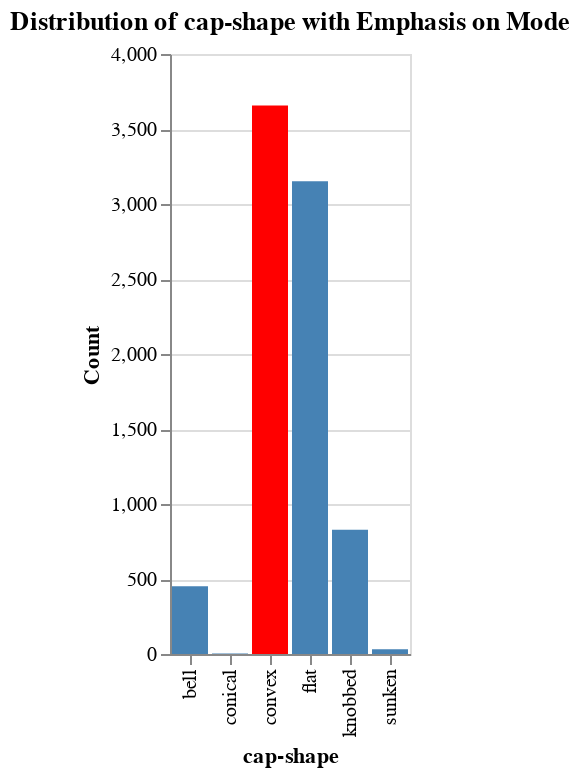
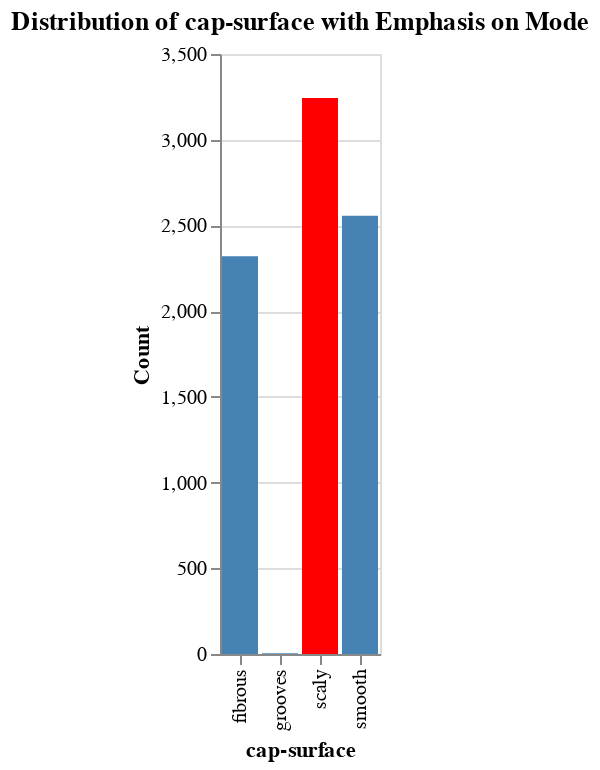
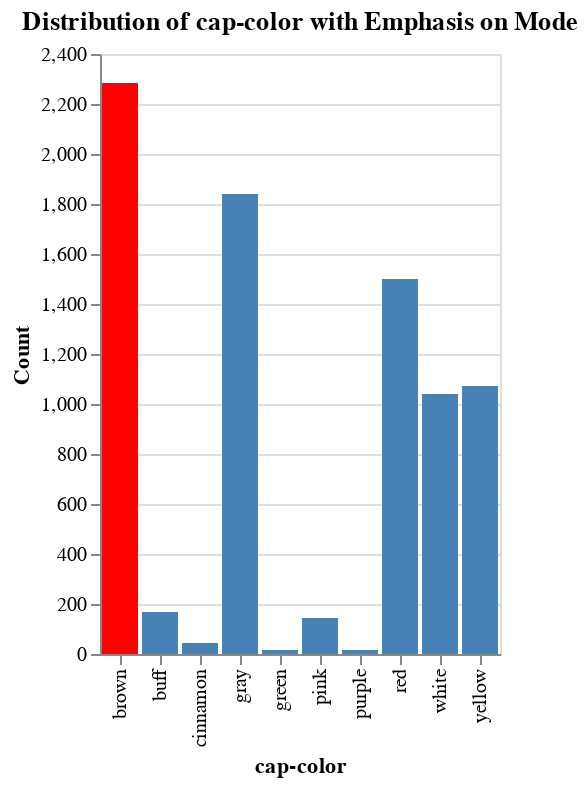
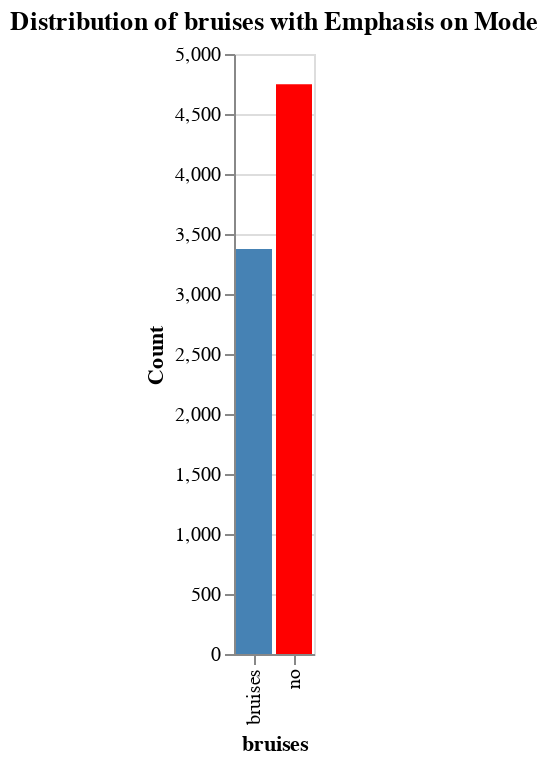

Notebook code cell kept with these figures, in order:
### Markdown cell above
#### First, each feature will be analysed by itself.

### Code cell
# Individual Feature Visualization:
# This snippet creates and displays bar charts for each feature in the DataFrame.
# It visualizes the distribution of each individual feature using the count of each category in the feature.

# Loop over each non-target feature column in the DataFrame.
for c in [col for col in df.columns if col != 'class']:
    # Find the mode of the current feature.
    mode = df[c].mode()[0]

    # Define a condition for coloring the bars. Bars representing the mode will be colored differently.
    color_condition = alt.condition(
        alt.datum[c] == mode, 
        alt.value('red'),  # Highlight color (change as needed).
        alt.value('steelblue')  # Base color.
    )

    # Define the chart.
    chart = alt.Chart(df).mark_bar().encode(
        x=alt.X(f'{c}:N', title=c),
        y=alt.Y('count()', title='Count'),
        color=color_condition  # Apply the color condition.
    ).properties(
        title=f'Distribution of {c} with Emphasis on Mode'
    )

    # Display the chart.
    chart.display()

### Figure 1 — Vega specification as saved in the notebook (floating-point values rounded to 4 significant figures)
{"$schema": "https://vega.github.io/schema/vega/v5.json", "data": [{"name": "source_0", "values": [{"__count": 3656, "cap-shape": "convex"}, {"__count": 452, "cap-shape": "bell"}, {"__count": 32, "cap-shape": "sunken"}, {"__count": 3152, "cap-shape": "flat"}, {"__count": 828, "cap-shape": "knobbed"}, {"__count": 4, "cap-shape": "conical"}]}, {"name": "source_0_x_domain_cap-shape", "values": [{"cap-shape": "convex"}, {"cap-shape": "bell"}, {"cap-shape": "sunken"}, {"cap-shape": "flat"}, {"cap-shape": "knobbed"}, {"cap-shape": "conical"}]}, {"name": "source_0_y_domain___count", "values": [{"min": 4, "max": 3656}]}], "signals": [{"name": "x_step", "value": 20}, {"name": "width", "update": "bandspace(domain('x').length, 0.1, 0.05) * x_step"}], "marks": [{"type": "rect", "name": "marks", "from": {"data": "source_0"}, "encode": {"update": {"fill": [{"value": "red", "test": "(datum['cap-shape'] === 'convex')"}, {"value": "steelblue"}], "description": {"signal": "\"cap-shape: \" + (isValid(datum[\"cap-shape\"]) ? datum[\"cap-shape\"] : \"\"+datum[\"cap-shape\"]) + \"; Count: \" + (format(datum[\"__count\"], \"\"))"}, "ariaRoleDescription": {"value": "bar"}, "y": {"field": "__count", "scale": "y"}, "y2": {"value": 0, "scale": "y"}, "x": {"field": "cap-shape", "scale": "x"}, "width": {"signal": "max(0.25, bandwidth('x'))"}}}, "style": ["bar"]}], "scales": [{"name": "x", "type": "band", "domain": {"data": "source_0_x_domain_cap-shape", "field": "cap-shape", "sort": true}, "range": {"step": {"signal": "x_step"}}, "paddingOuter": 0.05, "paddingInner": 0.1}, {"name": "y", "type": "linear", "domain": [{"signal": "(data(\"source_0_y_domain___count\")[0] || {}).min"}, {"signal": "(data(\"source_0_y_domain___count\")[0] || {}).max"}], "range": [{"signal": "height"}, 0], "zero": true, "nice": true}], "axes": [{"scale": "y", "aria": false, "labels": false, "tickCount": {"signal": "ceil(height/40)"}, "orient": "left", "ticks": false, "zindex": 0, "gridScale": "x", "maxExtent": 0, "grid": true, "domain": false, "minExtent": 0}, {"scale": "x", "zindex": 0, "labelAlign": "right", "labelAngle": 270, "labelBaseline": "middle", "orient": "bottom", "title": "cap-shape", "grid": false}, {"scale": "y", "orient": "left", "title": "Count", "grid": false, "zindex": 0, "labelOverlap": true, "tickCount": {"signal": "ceil(height/40)"}}], "title": {"text": "Distribution of cap-shape with Emphasis on Mode", "frame": "group"}, "background": "white", "padding": 5, "style": "cell", "height": 300}

### Figure 2 — Vega specification as saved in the notebook (floating-point values rounded to 4 significant figures)
{"$schema": "https://vega.github.io/schema/vega/v5.json", "data": [{"name": "source_0", "values": [{"__count": 2556, "cap-surface": "smooth"}, {"__count": 3244, "cap-surface": "scaly"}, {"__count": 2320, "cap-surface": "fibrous"}, {"__count": 4, "cap-surface": "grooves"}]}, {"name": "source_0_x_domain_cap-surface", "values": [{"cap-surface": "smooth"}, {"cap-surface": "scaly"}, {"cap-surface": "fibrous"}, {"cap-surface": "grooves"}]}, {"name": "source_0_y_domain___count", "values": [{"min": 4, "max": 3244}]}], "signals": [{"name": "x_step", "value": 20}, {"name": "width", "update": "bandspace(domain('x').length, 0.1, 0.05) * x_step"}], "marks": [{"type": "rect", "name": "marks", "from": {"data": "source_0"}, "encode": {"update": {"description": {"signal": "\"cap-surface: \" + (isValid(datum[\"cap-surface\"]) ? datum[\"cap-surface\"] : \"\"+datum[\"cap-surface\"]) + \"; Count: \" + (format(datum[\"__count\"], \"\"))"}, "width": {"signal": "max(0.25, bandwidth('x'))"}, "ariaRoleDescription": {"value": "bar"}, "fill": [{"value": "red", "test": "(datum['cap-surface'] === 'scaly')"}, {"value": "steelblue"}], "x": {"field": "cap-surface", "scale": "x"}, "y": {"field": "__count", "scale": "y"}, "y2": {"value": 0, "scale": "y"}}}, "style": ["bar"]}], "scales": [{"name": "x", "type": "band", "domain": {"data": "source_0_x_domain_cap-surface", "field": "cap-surface", "sort": true}, "range": {"step": {"signal": "x_step"}}, "paddingInner": 0.1, "paddingOuter": 0.05}, {"name": "y", "type": "linear", "domain": [{"signal": "(data(\"source_0_y_domain___count\")[0] || {}).min"}, {"signal": "(data(\"source_0_y_domain___count\")[0] || {}).max"}], "range": [{"signal": "height"}, 0], "nice": true, "zero": true}], "axes": [{"scale": "y", "zindex": 0, "gridScale": "x", "domain": false, "minExtent": 0, "aria": false, "grid": true, "ticks": false, "orient": "left", "tickCount": {"signal": "ceil(height/40)"}, "labels": false, "maxExtent": 0}, {"scale": "x", "title": "cap-surface", "labelBaseline": "middle", "labelAngle": 270, "grid": false, "labelAlign": "right", "zindex": 0, "orient": "bottom"}, {"scale": "y", "orient": "left", "tickCount": {"signal": "ceil(height/40)"}, "labelOverlap": true, "title": "Count", "zindex": 0, "grid": false}], "title": {"text": "Distribution of cap-surface with Emphasis on Mode", "frame": "group"}, "style": "cell", "height": 300, "padding": 5, "background": "white"}

### Figure 3 — Vega specification as saved in the notebook (floating-point values rounded to 4 significant figures)
{"$schema": "https://vega.github.io/schema/vega/v5.json", "data": [{"name": "source_0", "values": [{"__count": 2284, "cap-color": "brown"}, {"__count": 1072, "cap-color": "yellow"}, {"__count": 1040, "cap-color": "white"}, {"__count": 1840, "cap-color": "gray"}, {"__count": 1500, "cap-color": "red"}, {"__count": 144, "cap-color": "pink"}, {"__count": 168, "cap-color": "buff"}, {"__count": 16, "cap-color": "purple"}, {"__count": 44, "cap-color": "cinnamon"}, {"__count": 16, "cap-color": "green"}]}, {"name": "source_0_x_domain_cap-color", "values": [{"cap-color": "brown"}, {"cap-color": "yellow"}, {"cap-color": "white"}, {"cap-color": "gray"}, {"cap-color": "red"}, {"cap-color": "pink"}, {"cap-color": "buff"}, {"cap-color": "purple"}, {"cap-color": "cinnamon"}, {"cap-color": "green"}]}, {"name": "source_0_y_domain___count", "values": [{"min": 16, "max": 2284}]}], "signals": [{"name": "x_step", "value": 20}, {"name": "width", "update": "bandspace(domain('x').length, 0.1, 0.05) * x_step"}], "marks": [{"type": "rect", "name": "marks", "from": {"data": "source_0"}, "encode": {"update": {"width": {"signal": "max(0.25, bandwidth('x'))"}, "y2": {"value": 0, "scale": "y"}, "x": {"field": "cap-color", "scale": "x"}, "fill": [{"value": "red", "test": "(datum['cap-color'] === 'brown')"}, {"value": "steelblue"}], "ariaRoleDescription": {"value": "bar"}, "description": {"signal": "\"cap-color: \" + (isValid(datum[\"cap-color\"]) ? datum[\"cap-color\"] : \"\"+datum[\"cap-color\"]) + \"; Count: \" + (format(datum[\"__count\"], \"\"))"}, "y": {"field": "__count", "scale": "y"}}}, "style": ["bar"]}], "scales": [{"name": "x", "type": "band", "domain": {"data": "source_0_x_domain_cap-color", "field": "cap-color", "sort": true}, "range": {"step": {"signal": "x_step"}}, "paddingInner": 0.1, "paddingOuter": 0.05}, {"name": "y", "type": "linear", "domain": [{"signal": "(data(\"source_0_y_domain___count\")[0] || {}).min"}, {"signal": "(data(\"source_0_y_domain___count\")[0] || {}).max"}], "range": [{"signal": "height"}, 0], "nice": true, "zero": true}], "axes": [{"scale": "y", "domain": false, "grid": true, "aria": false, "ticks": false, "labels": false, "maxExtent": 0, "minExtent": 0, "zindex": 0, "gridScale": "x", "tickCount": {"signal": "ceil(height/40)"}, "orient": "left"}, {"scale": "x", "zindex": 0, "labelAngle": 270, "grid": false, "title": "cap-color", "orient": "bottom", "labelAlign": "right", "labelBaseline": "middle"}, {"scale": "y", "title": "Count", "tickCount": {"signal": "ceil(height/40)"}, "grid": false, "zindex": 0, "orient": "left", "labelOverlap": true}], "title": {"text": "Distribution of cap-color with Emphasis on Mode", "frame": "group"}, "height": 300, "style": "cell", "background": "white", "padding": 5}

### Figure 4 — Vega specification as saved in the notebook (floating-point values rounded to 4 significant figures)
{"$schema": "https://vega.github.io/schema/vega/v5.json", "data": [{"name": "source_0", "values": [{"__count": 3376, "bruises": "bruises"}, {"__count": 4748, "bruises": "no"}]}, {"name": "source_0_x_domain_bruises", "values": [{"bruises": "bruises"}, {"bruises": "no"}]}, {"name": "source_0_y_domain___count", "values": [{"min": 3376, "max": 4748}]}], "signals": [{"name": "x_step", "value": 20}, {"name": "width", "update": "bandspace(domain('x').length, 0.1, 0.05) * x_step"}], "marks": [{"type": "rect", "name": "marks", "from": {"data": "source_0"}, "encode": {"update": {"width": {"signal": "max(0.25, bandwidth('x'))"}, "fill": [{"value": "red", "test": "(datum['bruises'] === 'no')"}, {"value": "steelblue"}], "ariaRoleDescription": {"value": "bar"}, "description": {"signal": "\"bruises: \" + (isValid(datum[\"bruises\"]) ? datum[\"bruises\"] : \"\"+datum[\"bruises\"]) + \"; Count: \" + (format(datum[\"__count\"], \"\"))"}, "x": {"field": "bruises", "scale": "x"}, "y2": {"value": 0, "scale": "y"}, "y": {"field": "__count", "scale": "y"}}}, "style": ["bar"]}], "scales": [{"name": "x", "type": "band", "domain": {"data": "source_0_x_domain_bruises", "field": "bruises", "sort": true}, "range": {"step": {"signal": "x_step"}}, "paddingOuter": 0.05, "paddingInner": 0.1}, {"name": "y", "type": "linear", "domain": [{"signal": "(data(\"source_0_y_domain___count\")[0] || {}).min"}, {"signal": "(data(\"source_0_y_domain___count\")[0] || {}).max"}], "range": [{"signal": "height"}, 0], "nice": true, "zero": true}], "axes": [{"scale": "y", "maxExtent": 0, "minExtent": 0, "zindex": 0, "gridScale": "x", "tickCount": {"signal": "ceil(height/40)"}, "ticks": false, "orient": "left", "labels": false, "aria": false, "grid": true, "domain": false}, {"scale": "x", "title": "bruises", "grid": false, "labelAngle": 270, "labelBaseline": "middle", "orient": "bottom", "zindex": 0, "labelAlign": "right"}, {"scale": "y", "orient": "left", "labelOverlap": true, "zindex": 0, "grid": false, "title": "Count", "tickCount": {"signal": "ceil(height/40)"}}], "title": {"text": "Distribution of bruises with Emphasis on Mode", "frame": "group"}, "background": "white", "padding": 5, "style": "cell", "height": 300}
